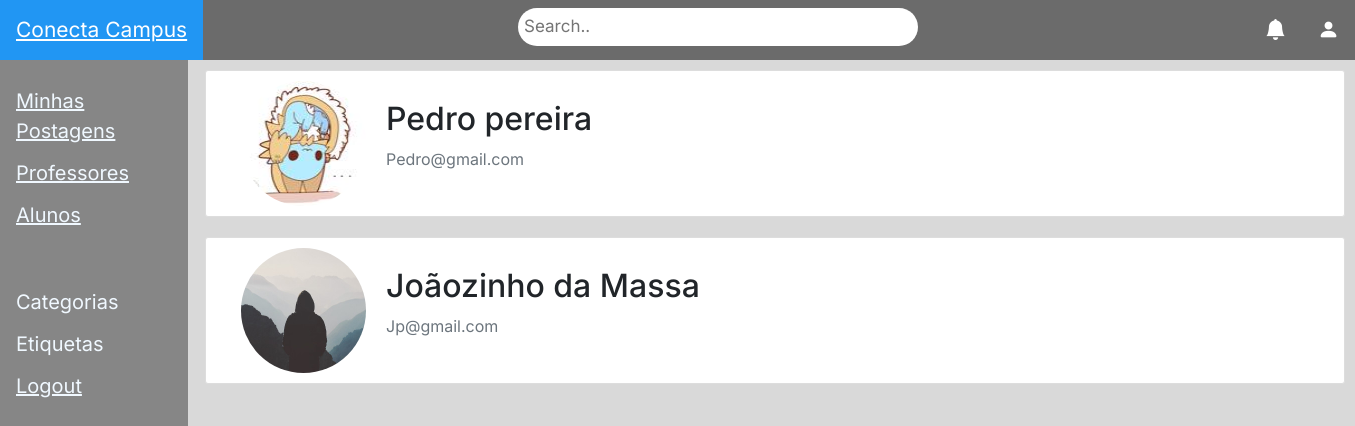
/admin/ver_professores (signed in), run on the app's committed database.
### models.py (models this page shows, shortened)
class User(db.Model, UserMixin):
    id = db.Column(db.Integer, primary_key=True)
    email = db.Column(db.String(150), unique=True)
    nome = db.Column(db.String(150), nullable=False)
    senha = db.Column(db.String(40), nullable=False)
    arq_imagem = db.Column(db.String(20), nullable=False, default='default.jpg')
    status = db.Column(db.String(20), nullable=False)
    topicos = db.relationship('Topico', backref='autor', cascade='all, delete-orphan', lazy=True)
    respostas = db.relationship('Resposta', backref='autor', cascade='all, delete-orphan', lazy=True)
    reportes_feitos = db.relationship(
        'Reportar',
        foreign_keys='Reportar.autor_id',
        backref='autor_do_reporte',
        lazy=True
    )
    reportes_recebidos = db.relationship(
        'Reportar',
        foreign_keys='Reportar.target_id',
        backref='usuario_reportado',
        lazy=True
    )

### routes/admin.py (the view)
@admin_route.route('/ver_professores')
@login_required
def ver_professores():
    professores = User.query.filter_by(status='Professor').all()
    return render_template('lista_usuarios.html', usuarios=professores, user=current_user)

### main.py (called while the page is built)
@loginManager.user_loader
def load_user(user_id):
    return User.query.get(int(user_id))

### templates/lista_usuarios.html (shortened to what this page needs)
{% extends "index.html" %}
{% block content %}
<div
    {% if user.status == "Admin" %}
        role="main"
        class="mt-5"
    {% else %}
        class="main"
        style="margin-left: 195px;"
    {% endif%}
>
    {% for usuario in usuarios %}
        <div class="container">
            <div class="row align-items-center justify-content-between" style="background: #ffffff; padding: 10px 20px; border: 1px solid #dddddd; border-radius: 3px; margin-bottom: 20px;">
                <div class="col-md-8 d-flex align-items-center">
                    <img
                        class="rounded-circle"
                        style="height: 125px; width: 125px; margin-right: 20px;"
                        src="{{ url_for('static', filename='profile-pics/' + usuario.arq_imagem) }}"
                    >
                    <div>
                        <h2 class="account-heading"> {{ usuario.nome }}</h2>
                        <p class="text-secondary">{{ usuario.email }}</p>
                    </div>
                </div>
            </div>
        </div>
    {% endfor %}
</div>
{% endblock %}

### static/CSS/menuprincipal.css (style rules this page uses)
body { background-color: #D9D9D9; color: black; }
.main { margin-top: 70px; margin-left: 160px; padding: 0px 10px; }

### static/CSS/style.css (style rules this page uses)
body { font-family: "Inter", sans-serif; background-color: #D9D9D9; }
.container { width: 150%; }

### data on the page
User: arq_imagem (picture), nome "Pedro pereira", email "Pedro@gmail.com"
User: arq_imagem (placeholder picture), nome "Joãozinho da Massa", email "Jp@gmail.com"
